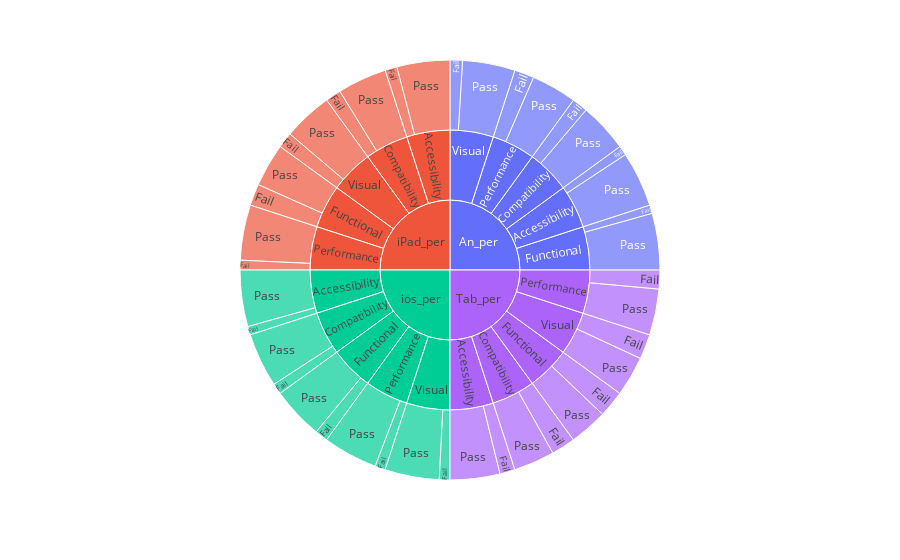

Here is the notebook cell this chart was saved with:
### Code cell
import plotly.express as px

fig = px.sunburst(df7, path=['DeviceId','Testing', 'Status'], values='value')
fig.show()

### Figure 1 — Plotly figure (JSON) as saved in the notebook; plotly's stock layout.template omitted (floating-point values rounded to 4 significant figures)
{"data": [{"branchvalues": "total", "domain": {"x": [0, 1], "y": [0, 1]}, "hovertemplate": "labels=%{label}<br>value=%{value}<br>parent=%{parent}<br>id=%{id}<extra></extra>", "ids": ["An_per/Accessibility/Fail", "Tab_per/Accessibility/Fail", "iPad_per/Accessibility/Fail", "ios_per/Accessibility/Fail", "An_per/Compatibility/Fail", "Tab_per/Compatibility/Fail", "iPad_per/Compatibility/Fail", "ios_per/Compatibility/Fail", "An_per/Functional/Fail", "Tab_per/Functional/Fail", "iPad_per/Functional/Fail", "ios_per/Functional/Fail", "An_per/Performance/Fail", "Tab_per/Performance/Fail", "iPad_per/Performance/Fail", "ios_per/Performance/Fail", "An_per/Visual/Fail", "Tab_per/Visual/Fail", "iPad_per/Visual/Fail", "ios_per/Visual/Fail", "An_per/Accessibility/Pass", "Tab_per/Accessibility/Pass", "iPad_per/Accessibility/Pass", "ios_per/Accessibility/Pass", "An_per/Compatibility/Pass", "Tab_per/Compatibility/Pass", "iPad_per/Compatibility/Pass", "ios_per/Compatibility/Pass", "An_per/Functional/Pass", "Tab_per/Functional/Pass", "iPad_per/Functional/Pass", "ios_per/Functional/Pass", "An_per/Performance/Pass", "Tab_per/Performance/Pass", "iPad_per/Performance/Pass", "ios_per/Performance/Pass", "An_per/Visual/Pass", "Tab_per/Visual/Pass", "iPad_per/Visual/Pass", "ios_per/Visual/Pass", "An_per/Accessibility", "Tab_per/Accessibility", "iPad_per/Accessibility", "ios_per/Accessibility", "An_per/Compatibility", "Tab_per/Compatibility", "iPad_per/Compatibility", "ios_per/Compatibility", "An_per/Functional", "Tab_per/Functional", "iPad_per/Functional", "ios_per/Functional", "An_per/Performance", "Tab_per/Performance", "iPad_per/Performance", "ios_per/Performance", "An_per/Visual", "Tab_per/Visual", "iPad_per/Visual", "ios_per/Visual", "An_per", "Tab_per", "iPad_per", "ios_per"], "labels": ["Fail", "Fail", "Fail", "Fail", "Fail", "Fail", "Fail", "Fail", "Fail", "Fail", "Fail", "Fail", "Fail", "Fail", "Fail", "Fail", "Fail", "Fail", "Fail", "Fail", "Pass", "Pass", "Pass", "Pass", "Pass", "Pass", "Pass", "Pass", "Pass", "Pass", "Pass", "Pass", "Pass", "Pass", "Pass", "Pass", "Pass", "Pass", "Pass", "Pass", "Accessibility", "Accessibility", "Accessibility", "Accessibility", "Compatibility", "Compatibility", "Compatibility", "Compatibility", "Functional", "Functional", "Functional", "Functional", "Performance", "Performance", "Performance", "Performance", "Visual", "Visual", "Visual", "Visual", "An_per", "Tab_per", "iPad_per", "ios_per"], "name": "", "parents": ["An_per/Accessibility", "Tab_per/Accessibility", "iPad_per/Accessibility", "ios_per/Accessibility", "An_per/Compatibility", "Tab_per/Compatibility", "iPad_per/Compatibility", "ios_per/Compatibility", "An_per/Functional", "Tab_per/Functional", "iPad_per/Functional", "ios_per/Functional", "An_per/Performance", "Tab_per/Performance", "iPad_per/Performance", "ios_per/Performance", "An_per/Visual", "Tab_per/Visual", "iPad_per/Visual", "ios_per/Visual", "An_per/Accessibility", "Tab_per/Accessibility", "iPad_per/Accessibility", "ios_per/Accessibility", "An_per/Compatibility", "Tab_per/Compatibility", "iPad_per/Compatibility", "ios_per/Compatibility", "An_per/Functional", "Tab_per/Functional", "iPad_per/Functional", "ios_per/Functional", "An_per/Performance", "Tab_per/Performance", "iPad_per/Performance", "ios_per/Performance", "An_per/Visual", "Tab_per/Visual", "iPad_per/Visual", "ios_per/Visual", "An_per", "Tab_per", "iPad_per", "ios_per", "An_per", "Tab_per", "iPad_per", "ios_per", "An_per", "Tab_per", "iPad_per", "ios_per", "An_per", "Tab_per", "iPad_per", "ios_per", "An_per", "Tab_per", "iPad_per", "ios_per", "", "", "", ""], "type": "sunburst", "values": [14.8, 23.36, 18.39, 13.12, 24.31, 36.92, 24.14, 16.67, 12.95, 41.12, 33.33, 19.86, 30.25, 28.97, 14.94, 15.96, 19.02, 38.32, 24.14, 16.31, 85.2, 76.64, 81.61, 86.88, 75.69, 63.08, 75.86, 83.33, 87.05, 58.88, 66.67, 80.14, 69.75, 71.03, 85.06, 84.04, 80.98, 61.68, 75.86, 83.69, 100, 100, 100, 100, 100, 100, 100, 100, 100.0, 100, 100.0, 100, 100, 100.0, 100.0, 100, 100, 100, 100, 100, 500, 500.0, 500, 500]}], "layout": {"legend": {"tracegroupgap": 0}, "margin": {"t": 60}}}
